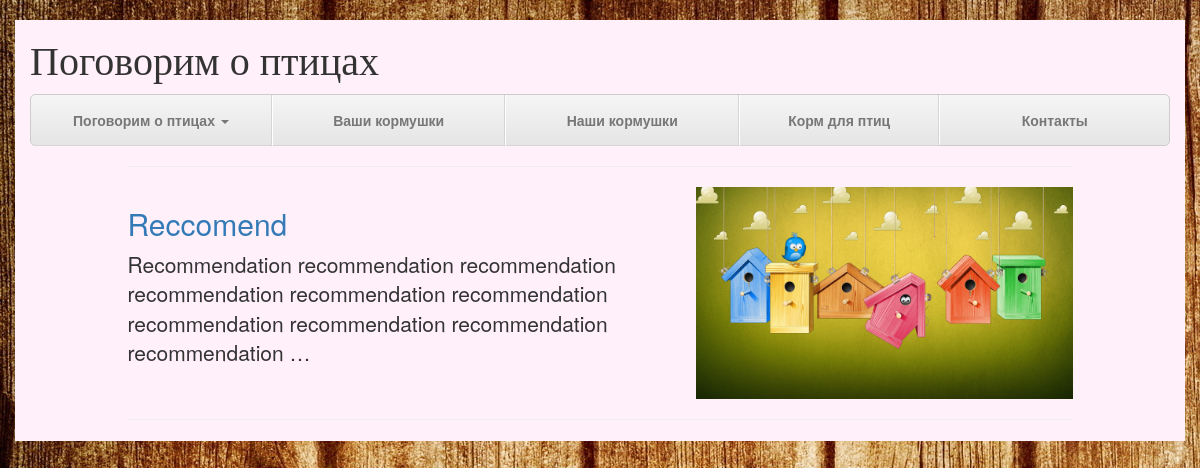
The page /birdie_talks/recommendation_articles/ on the database its author committed.
### birdie_talks/models.py (models this page shows, shortened)
@python_2_unicode_compatible
class Recommendation(models.Model):
    author = models.ForeignKey('auth.User', verbose_name=_('author'))
    title = models.CharField(_('title'), max_length=200)
    text = models.TextField(_('article text'))
    image = models.ImageField(_('image'), upload_to='articles/%Y/%m/%d', blank=True, null=True)
    created_date = models.DateTimeField(_('created date'),
                                        default=timezone.now)
    published_date = models.DateTimeField(_('published date'),
                                          blank=True, null=True)
    class Meta:
        ordering = ('title',)
        verbose_name = _('recommendation')
        verbose_name_plural = _('recommendation_articles')

### birdie_talks/views.py (the view)
def recommendation_articles(request):
    recommendations = Recommendation.objects.all()
    return render(request, 'birdie_talks/recommendation_articles.html', {'recommendations': recommendations})

### birdie_talks/templates/birdie_talks/recommendation_articles.html
{% extends "base.html" %}
{% load static %}
{% block content %}
    <div class="row">
    <div class="col-md-1"></div>
    <div class="col-md-10">
      <hr class="featurette-divider">
      {% for recommendation in recommendations %}
      <div class="row featurette">
        <div class="col-md-7">
          <a href="{% url 'birdie_talks:recommendation_detail' recommendation.id %}"><h2 class="featurette-heading">{{ recommendation.title }}</h2></a>
          <p class="lead">{{ recommendation.text|truncatewords:10 }}</p>
        </div>
        <a href="{% url 'birdie_talks:recommendation_detail' recommendation.id %}"><div class="col-md-5">
          <img class="featurette-image img-responsive center-block" src="{% if recommendation.image %}{{ recommendation.image }}{% else %}{% static "img/birds-wallpapers-1920x1080-00013.jpg" %}{% endif %}" alt="{{ article.title }}-photo">
        </div></a>
      </div>
      <hr class="featurette-divider">
      {% endfor %}
    <div class="col-md-1"></div>
    </div>
    </div>
{% endblock %}

### static/css/justified-nav.css (style rules this page uses)
html { position: relative; min-height: 100%; }
body { padding-top: 20px; margin-bottom: 60px; }

### rows shown on the page
Recommendation: title "Reccomend", text "Recommendation recommendation recommendation recommendation recommendation recommendation recommendation recommendation recommendation recommendation …"
